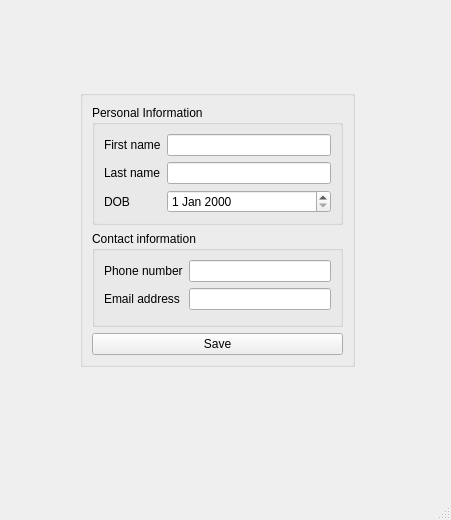
<?xml version="1.0" encoding="UTF-8"?>
<ui version="4.0">
 <class>MainWindow</class>
 <widget class="QMainWindow" name="MainWindow">
  <property name="geometry">
   <rect>
    <x>0</x>
    <y>0</y>
    <width>451</width>
    <height>520</height>
   </rect>
  </property>
  <property name="windowTitle">
   <string>MainWindow</string>
  </property>
  <widget class="QWidget" name="centralwidget">
   <widget class="QGroupBox" name="groupBox">
    <property name="geometry">
     <rect>
      <x>80</x>
      <y>90</y>
      <width>275</width>
      <height>277</height>
     </rect>
    </property>
    <property name="title">
     <string/>
    </property>
    <layout class="QVBoxLayout" name="verticalLayout">
     <item>
      <widget class="QGroupBox" name="groupBox_2">
       <property name="title">
        <string>Personal Information</string>
       </property>
       <layout class="QGridLayout" name="gridLayout_2">
        <item row="0" column="0">
         <widget class="QLabel" name="firstNameLabel">
          <property name="text">
           <string>First name</string>
          </property>
         </widget>
        </item>
        <item row="0" column="1">
         <widget class="QLineEdit" name="firstNameLineEdit"/>
        </item>
        <item row="1" column="0">
         <widget class="QLabel" name="lastNameLabel">
          <property name="text">
           <string>Last name</string>
          </property>
         </widget>
        </item>
        <item row="1" column="1">
         <widget class="QLineEdit" name="lastNameLineEdit"/>
        </item>
        <item row="2" column="0">
         <widget class="QLabel" name="dOBLabel">
          <property name="text">
           <string>DOB</string>
          </property>
         </widget>
        </item>
        <item row="2" column="1">
         <widget class="QDateEdit" name="dOBDateEdit"/>
        </item>
       </layout>
      </widget>
     </item>
     <item>
      <widget class="QGroupBox" name="groupBox_3">
       <property name="title">
        <string>Contact information</string>
       </property>
       <layout class="QFormLayout" name="formLayout">
        <item row="0" column="0">
         <widget class="QLabel" name="phoneNumberLabel">
          <property name="text">
           <string>Phone number</string>
          </property>
         </widget>
        </item>
        <item row="0" column="1">
         <widget class="QLineEdit" name="phoneNumberLineEdit"/>
        </item>
        <item row="1" column="0">
         <widget class="QLabel" name="emailAddressLabel">
          <property name="text">
           <string>Email address</string>
          </property>
         </widget>
        </item>
        <item row="1" column="1">
         <widget class="QLineEdit" name="emailAddressLineEdit"/>
        </item>
       </layout>
      </widget>
     </item>
     <item>
      <widget class="QPushButton" name="pushButton">
       <property name="text">
        <string>Save</string>
       </property>
      </widget>
     </item>
    </layout>
   </widget>
  </widget>
  <widget class="QMenuBar" name="menubar">
   <property name="geometry">
    <rect>
     <x>0</x>
     <y>0</y>
     <width>451</width>
     <height>26</height>
    </rect>
   </property>
  </widget>
  <widget class="QStatusBar" name="statusbar"/>
 </widget>
 <resources/>
 <connections/>
</ui>
